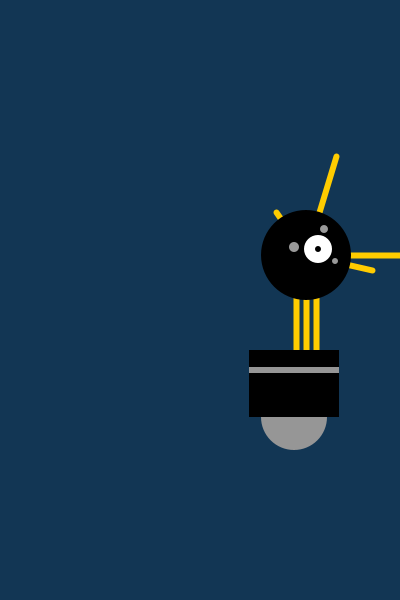
Frame 1 (no input)
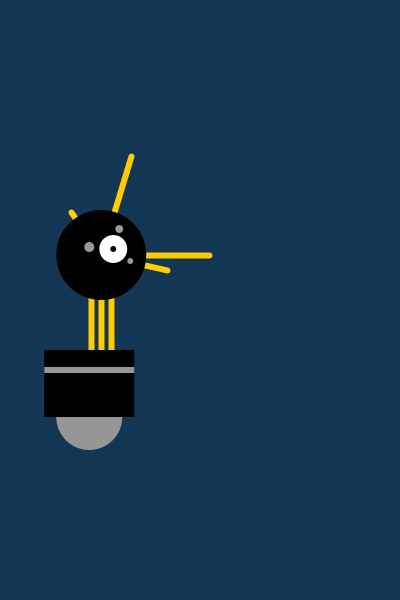
Frame 60 (the mouse pressed at the canvas centre just before this capture)
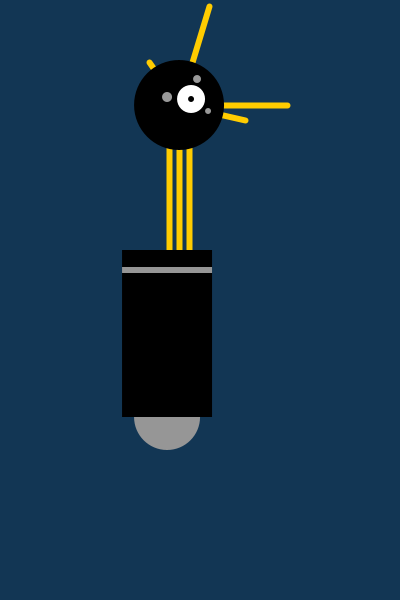
Frame 120 (the mouse held since frame 60 and released just before this capture)

The Processing sketch that drew these frames (run headless with seeded random() and noise(); from frame 60 on, the mouse is pressed at the canvas centre):

// Processing sketch: processing_82146
// ── processing_82146.pde

float x = 300;          // X-coordinate
float y = 450;         // Y-coordinate
int radius = 45;       // Head Radius
int bodyHeight = 160;  // Body Height
int neckHeight = 70;   // Neck Height
 
// int x = 264;                                    // X-coordinate
// int y = 420;                                    // Y-coordinate
// int radius = 45;
// int bodyHeight = 110;                           // Body Height
// int neckHeight = 140;                           // Neck Height
 
float easing = 0.02;
 
void setup() {
  size(400, 600);
  smooth();
  strokeWeight(6);
  ellipseMode(RADIUS);
 
// size(600, 600);
// smooth();
// strokeWeight(3);
// ellipseMode(RADIUS);
}
 
void draw() {
   
  int targetX = mouseX;
  x += (targetX - x) * easing;
     
  if (mousePressed) {
    neckHeight = 100;
    bodyHeight = 200;
  } else {
    neckHeight = 50;
    bodyHeight = 100;
  }
   
  float ny = y - bodyHeight - neckHeight - radius;
// int ny = y - bodyHeight - neckHeight - radius;  // Neck Y 
  background(#123654);
   
  // Neck
  stroke(#ffcc00);                 // Set stroke to Templeton Gold
  line(x+2, y-bodyHeight, x+2, ny);
  line(x+12, y-bodyHeight, x+12, ny);
  line(x+22, y-bodyHeight, x+22, ny);
 
// Neck from Robot2
// stroke(#ffcc00);                                // Set stroke to Templeton Gold
// line(x+2, y-bodyHeight, x+2, ny);               // Left
// line(x+12, y-bodyHeight, x+12, ny);             // Middle
// line(x+22, y-bodyHeight, x+22, ny);             // Right
  
// Neck from Robot1
// line(266, 257, 266, 162);   // Left
// line(276, 257, 276, 162);   // Middle
// line(286, 257, 286, 162);   // Right
 
  // Antennae
  line(x+12, ny, x-18, ny-43);
  line(x+12, ny, x+42, ny-99);
  line(x+12, ny, x+78, ny+15);
  line(x+12, ny, x+120, ny);
 
 
// Antennae from Robot2
// line(x+12, ny, x-18, ny-43);                    // Small
// line(x+12, ny, x+42, ny-99);                    // Tall
// line(x+12, ny, x+78, ny+15);                    // Medium
  
// Antennae from Robot1
// line(276, 155, 246, 112);   // Small
// line(276, 155, 306, 56);    // Tall
// line(276, 155, 342, 170);   // Medium
  
  // Body
  noStroke();
  fill(150);
  ellipse(x, y-33, 33, 33);
  fill(0);
  rect(x-45, y-bodyHeight, 90, bodyHeight-33);
  fill(150);
  rect(x-45, y-bodyHeight+17, 90, 6);
   
// Body
// noStroke();                                     // Disable stroke
// fill(102);                                      // Set fill to gray
// ellipse(x, y+10, 33, 33);                       // Antigravity orb
// fill(0);                                        // Set fill to black
// rect(x-45, y-bodyHeight, 90, bodyHeight+10);    // Main body
// fill(102);                                      // Set fill to gray
// rect(x-45, y-bodyHeight+17, 90, 6);             // Gray stripe
  
// Body from Robot1
// ellipse(264, 377, 33, 33);  // Antigravity orb
// rect(219, 257, 90, 120);    // Main body
// rect(219, 274, 90, 6);      // Gray stripe
  
 
  // Head
  fill(0);
  ellipse(x+12, ny, radius, radius);
  fill(255);
  ellipse(x+24, ny-6, 14, 14);
  fill(0);
  ellipse(x+24, ny-6, 3, 3); 
  fill(153);                                      // Set fill to light gray
  ellipse(x, ny-8, 5, 5);                         // Small eye 1
  ellipse(x+30, ny-26, 4, 4);                     // Small eye 2
  ellipse(x+41, ny+6, 3, 3);                      // Small eye 3
  
  
// Head
// fill(0);                                        // Set fill to black
// ellipse(x+12, ny, radius, radius);              // Head
// fill(255);                                      // Set fill to white
// ellipse(x+24, ny-6, 14, 14);                    // Large eye
// fill(0);                                        // Set fill to black
// ellipse(x+24, ny-6, 3, 3);                      // Pupil
// fill(153);                                      // Set fill to light gray
// ellipse(x, ny-8, 5, 5);                         // Small eye 1
// ellipse(x+30, ny-26, 4, 4);                     // Small eye 2
// ellipse(x+41, ny+6, 3, 3);                      // Small eye 3
  
// Head from Robot1
// ellipse(276, 155, 45, 45);  // Head
// ellipse(288, 150, 14, 14);  // Large eye
// ellipse(288, 150, 3, 3);    // Pupil
// ellipse(263, 148, 5, 5);    // Small eye 1
// ellipse(296, 130, 4, 4);    // Small eye 2
// ellipse(305, 162, 3, 3);    // Small eye 3
 
}
